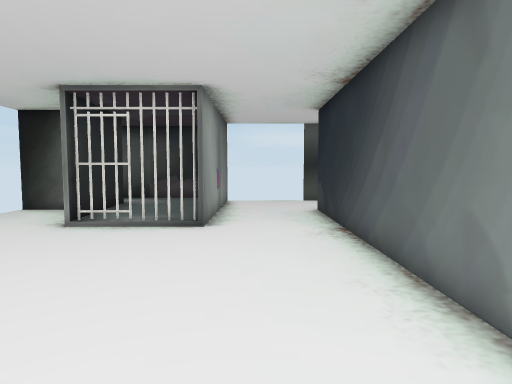
View 1 (above)

24 first-person views from a walk through a Unity game level. The camera is 1.5 m above the floor, tilts 4° down and sees 75° across. Doors are open. The floor is counted in squares, 0.9 m on a side. Each view is taken from the middle of a square. On the plan, view 1 faces up. The plan holds only what a view shows up to about 16 squares ahead; the rest is blank. The place goes on beyond the plan. The player is left out. Some surface patterns are stand-ins.

View 2
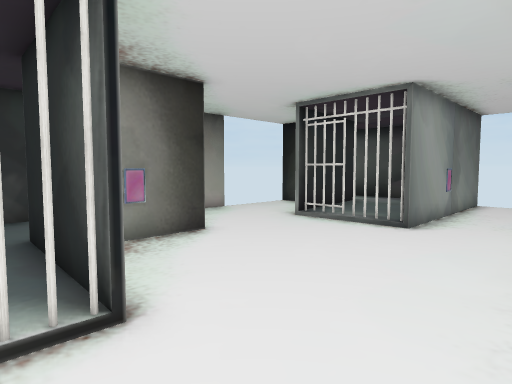

View 3
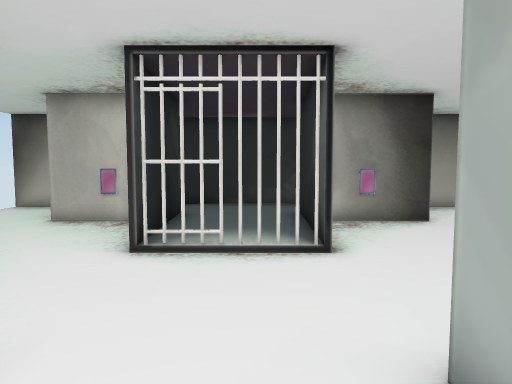

View 4
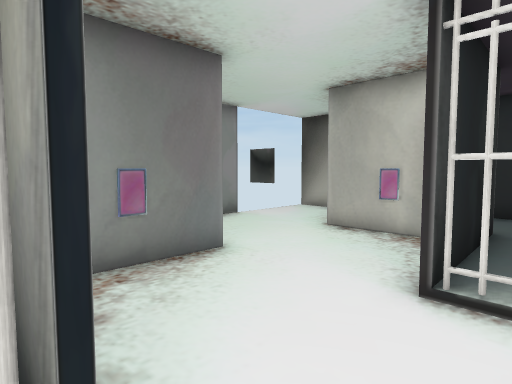

View 5
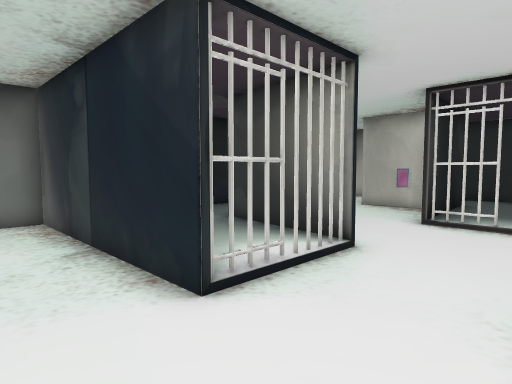

View 6
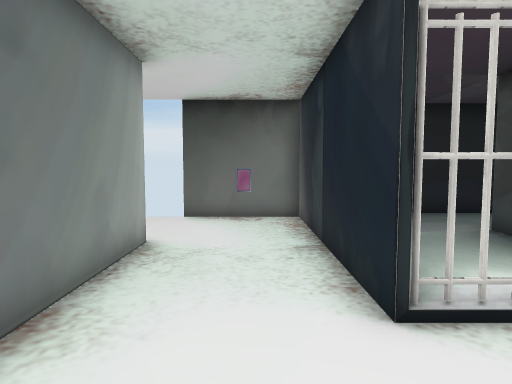

View 7
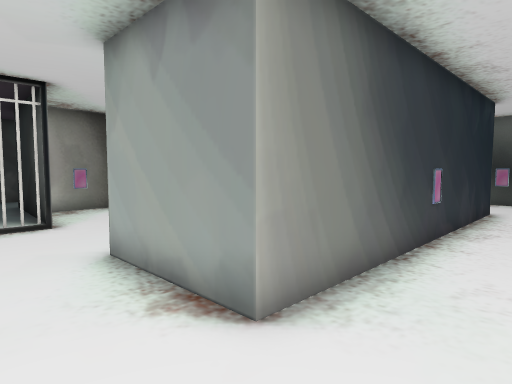

View 8
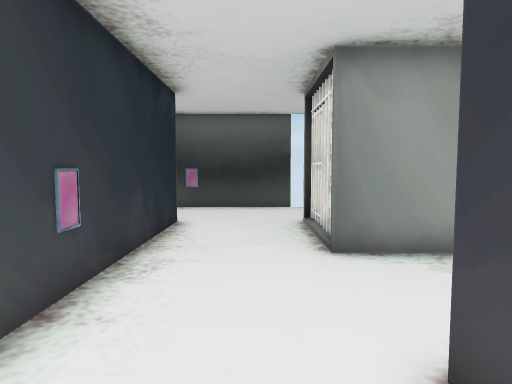

View 9
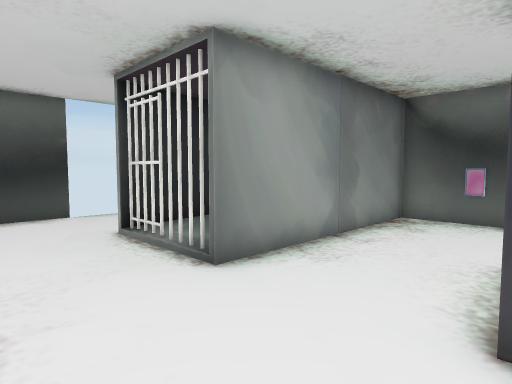

View 10
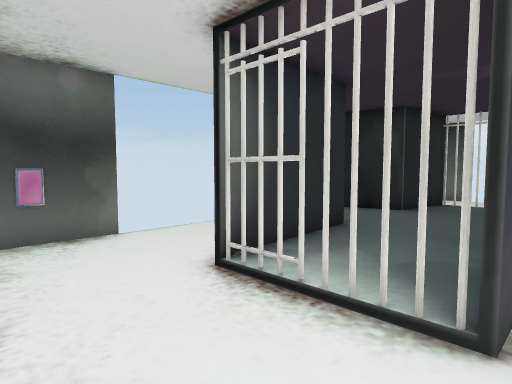

View 11
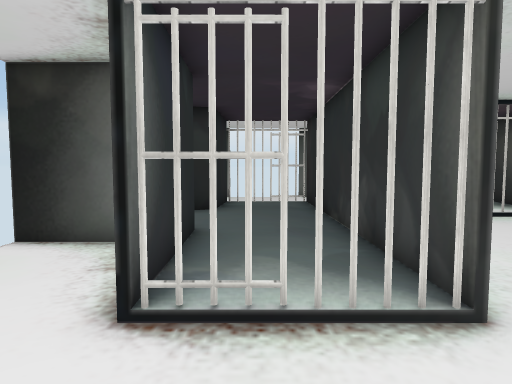

View 12
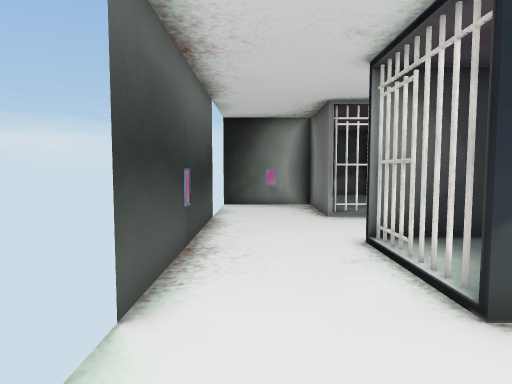

View 13
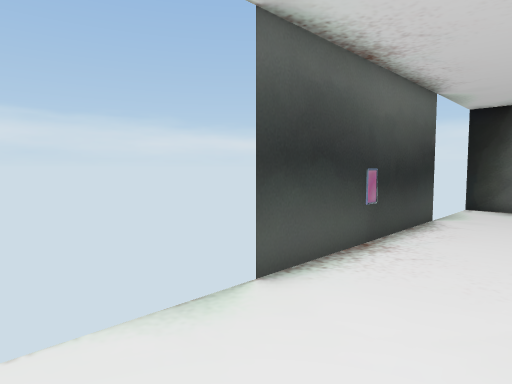

View 14
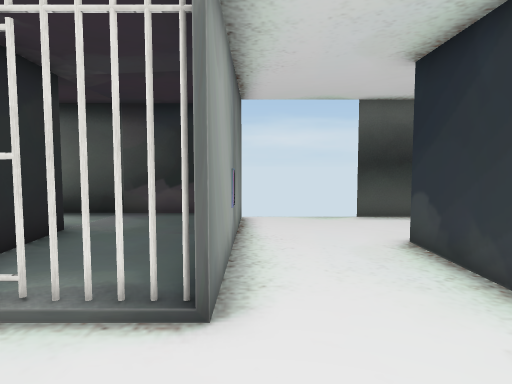

View 15
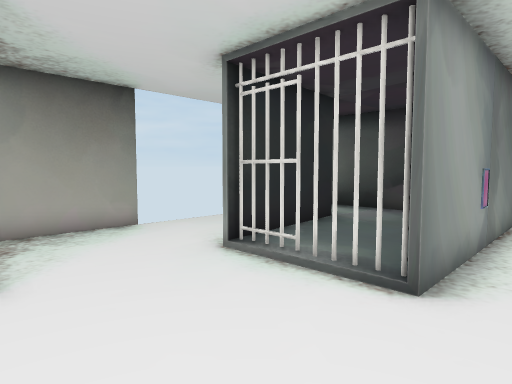

View 16
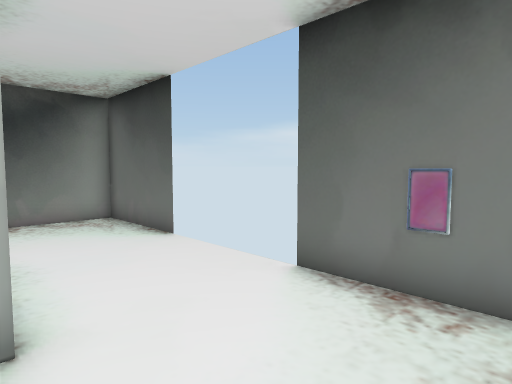

View 17
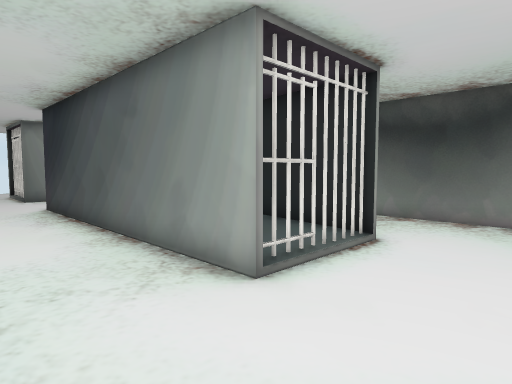

View 18
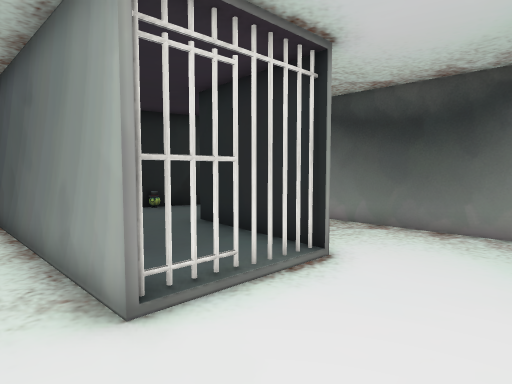

View 19
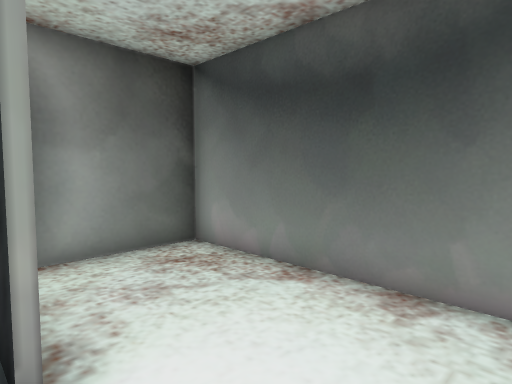

View 20
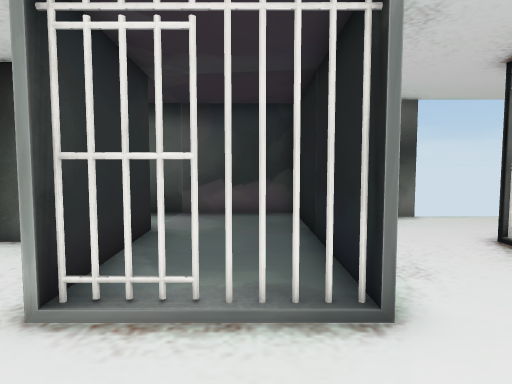

View 21
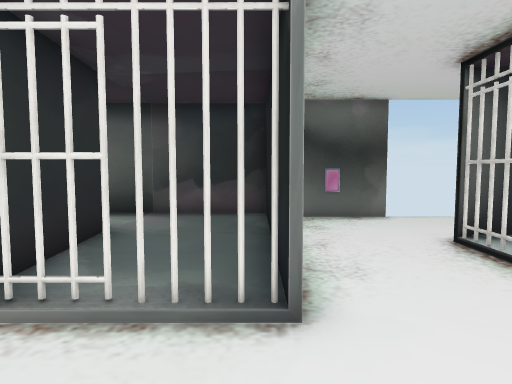

View 22
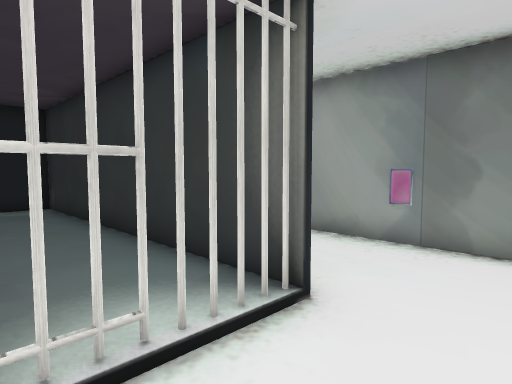

View 23
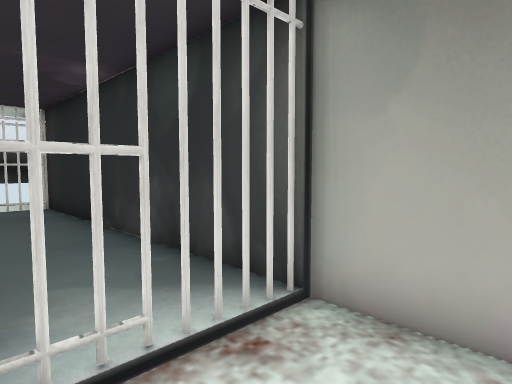

View 24
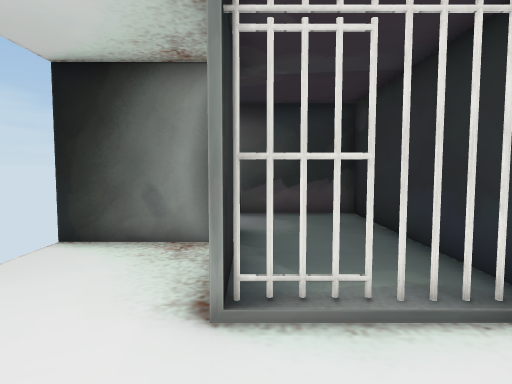

### Floor plan
Key: @ floor where view 1 was taken; # wall or solid block; x gap in a wall; . main floor; : floor 0.25 m higher than the main floor; D open door; S sign; O other object.
Columns run from 10 left of view 1 to 19 right of it. Each row starts with its distance up from view 1.
 18         #DDDD########DDDD#
 17   #######DDDD...S....DDDD#
 16    :::::#................#
 15     ::::#...............S#  #
 14 #####:::#................#::#
 13 DD...#::#S...#:##....####:::#
 12 DD...#::#....#::#....#::::::#
 11 DD...#::#....#::#....:::::::#
 10 DD...##:#....#::#....#########
  9 #............#::#............#
  8 #............#::#............#
  7 #............#::#S..........S#
  6 #............#::#............#
  5 ##:x#........#::#....#:##...DD
  4  #::#........#: #....#::#...DD
  3  #::#S.......#: #....#::#...DD
  2  #::#........####....#::#...DD
  1  #:::####............#:::O####
  0  #:::::::.@..........#:::::
 -1  #::::::#............#:::::
 -2  #:::####............#:::#####
 -3  #::#........#:##....#::#....#
 -4  #: #........#::#....#::#....#
 -5  #: #S.......#::#....#::#....#
 -6  ## #....... #::#....##x#....#
 -7 #   .....### :: #............#
 -8 #.......    ::: #............#
 -9 #.......   :::  #............#
-10 #......  #####  #....DDDD....#
-11 #DDDD#          #####DDDD#####

Positions as (right, up) in squares from view 1, and headings:
1: (0, 0), facing up
2: (2, 0), facing up-left
3: (5, 0), facing left
4: (3, -1), facing down-left
5: (9, 1), facing down-left
6: (8, 1), facing down
7: (9, -1), facing up-left
8: (9, 3), facing up
9: (7, 5), facing up-right
10: (10, 9), facing down-right
11: (13, 9), facing down
12: (-1, 16), facing right
13: (-1, 14), facing up-right
14: (-1, 6), facing up
15: (0, 5), facing up-left
16: (7, -6), facing down-right
17: (7, -10), facing up-right
18: (9, -10), facing up-right
19: (14, -9), facing up-right
20: (7, 11), facing right
21: (7, 10), facing right
22: (6, 16), facing down-left
23: (-6, 8), facing down-left
24: (-5, 6), facing up
